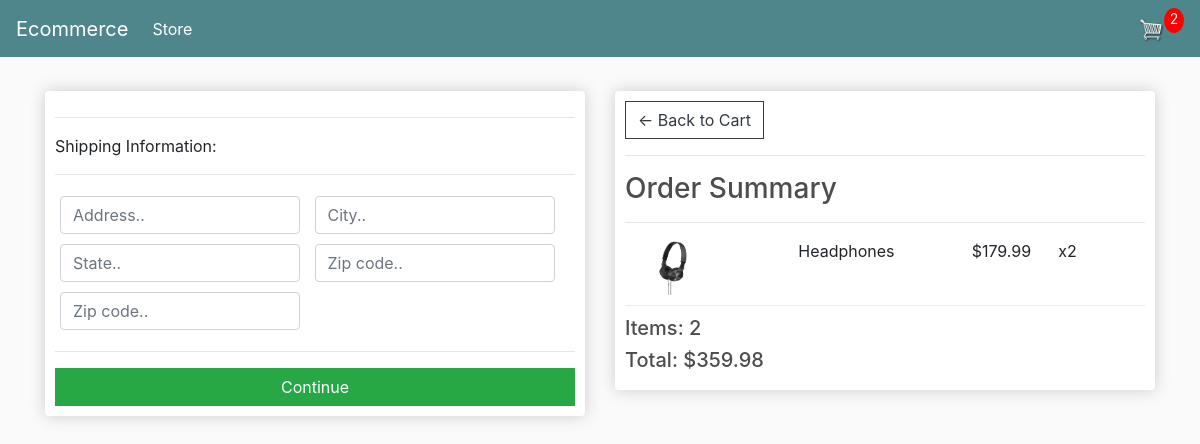
The app's page /checkout/ (signed in), older data.
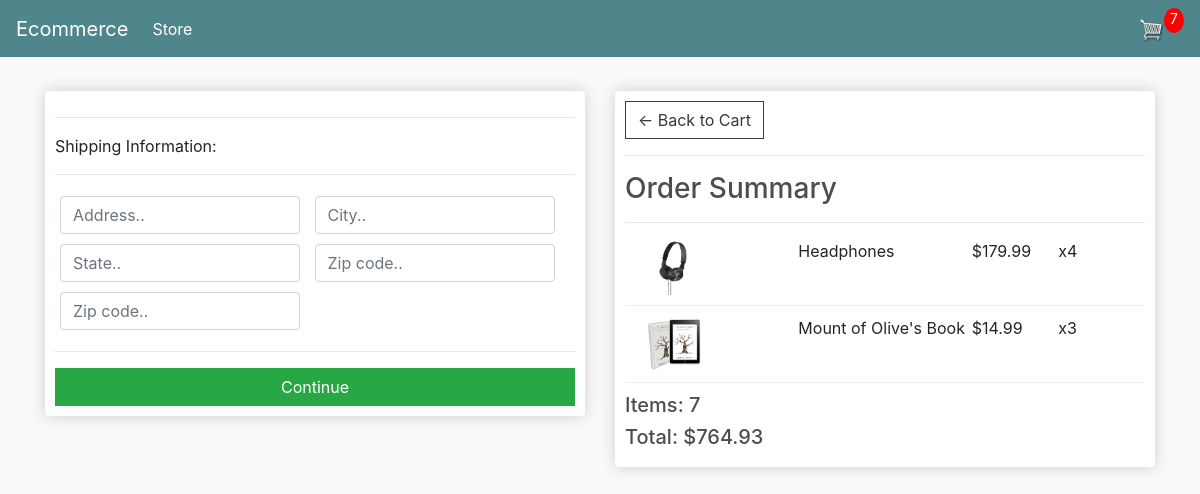
The same page, newer data.
### store/models.py (models this page shows, shortened)
class OrderItem(models.Model):
    product = models.ForeignKey(Product, on_delete=models.SET_NULL, null=True)
    order = models.ForeignKey(Order, on_delete=models.SET_NULL, null=True)
    quantity = models.IntegerField(default=0, null=True, blank=True)
    date_added = models.DateTimeField(auto_now_add=True)
    @property
    def get_total(self):
        total = self.product.price * self.quantity
        return total

class Product(models.Model):
    name = models.CharField(max_length=200)
    price = models.FloatField()
    digital = models.BooleanField(default=False, null=True, blank=True)
    image = models.ImageField(null=True, blank=True)
    @property
    def imageURL(self):
        try:
            url = self.image.url
        except:
            url = ''
        return url

class Order(models.Model):
    customer = models.ForeignKey(
        Customer, on_delete=models.SET_NULL, null=True, blank=True)
    date_ordered = models.DateTimeField(auto_now_add=True)
    complete = models.BooleanField(default=False)
    transaction_id = models.CharField(max_length=100, null=True)
    @property
    def shipping(self):
        shipping = False
        orderitems = self.orderitem_set.all()
        for i in orderitems:
            if i.product.digital == False:
                shipping = True
        return shipping
    @property
    def get_cart_total(self):
        orderitems = self.orderitem_set.all()
        total = sum([item.get_total for item in orderitems])
        return total
    @property
    def get_cart_items(self):
        orderitems = self.orderitem_set.all()
        total = sum([item.quantity for item in orderitems])
        return total

### store/views.py (the view)
# urls.py: path('checkout/', views.checkout, name="checkout"),
def checkout(request):
	data = cartData(request)
	cartItems = data['cartItems']
	order = data['order']
	items = data['items']
	context = {'items':items, 'order':order, 'cartItems':cartItems}
	return render(request, 'store/checkout.html', context)

### store/utils.py (called while the page is built)
def cartData(request):
	if request.user.is_authenticated:
		customer = request.user.customer
		order, created = Order.objects.get_or_create(customer=customer, complete=False)
		items = order.orderitem_set.all()
		cartItems = order.get_cart_items
	else:
		cookieData = cookieCart(request)
		cartItems = cookieData['cartItems']
		order = cookieData['order']
		items = cookieData['items']
	return {'cartItems':cartItems ,'order':order, 'items':items}

### store/templates/store/checkout.html (shortened to what this page needs)
{% extends 'store/main.html' %}
{% load static %}
{% block content %}
     <div class="row">
		<div class="col-lg-6">
			<div class="box-element" id="form-wrapper">
				<form id="form">
					<div id="shipping-info">
						<hr>
						<p>Shipping Information:</p>
						<hr>
						<div class="form-field">
							<input class="form-control" type="text" name="address" placeholder="Address..">
						</div>
						<div class="form-field">
							<input class="form-control" type="text" name="city" placeholder="City..">
						</div>
						<div class="form-field">
							<input class="form-control" type="text" name="state" placeholder="State..">
						</div>
						<div class="form-field">
							<input class="form-control" type="text" name="zipcode" placeholder="Zip code..">
						</div>
						<div class="form-field">
							<input class="form-control" type="text" name="country" placeholder="Zip code..">
						</div>
					</div>
					<hr>
					<input id="form-button" class="btn btn-success btn-block" type="submit" value="Continue">
				</form>
			</div>
			<br>
		</div>
		<div class="col-lg-6">
			<div class="box-element">
				<a  class="btn btn-outline-dark" href="{% url 'cart' %}">&#x2190; Back to Cart</a>
				<hr>
				<h3>Order Summary</h3>
				<hr>
				{% for item in items %}
				<div class="cart-row">
					<div style="flex:2"><img class="row-image" src="{{item.product.imageURL}}"></div>
					<div style="flex:2"><p>{{item.product.name}}</p></div>
					<div style="flex:1"><p>${{item.product.price|floatformat:2}}</p></div>
					<div style="flex:1"><p>x{{item.quantity}}</p></div>
				</div>
				{% endfor %}
				<h5>Items:   {{order.get_cart_items}}</h5>
				<h5>Total:   ${{order.get_cart_total|floatformat:2}}</h5>
			</div>
		</div>
	</div>
{% endblock content %}

Row changes from the older to the newer data that the page shows:
changed OrderItem "Headphones": quantity "2" → "4"
added OrderItem: product.imageURL (picture), product.name "Mount of Olive's Book", product.price "14.99", quantity "3"
changed through a linked row, Order: get_cart_items "2" → "7"; get_cart_total "359.98" → "764.93"
Text that changed along with them:
{{ cartItems }}: "2" → "7"
